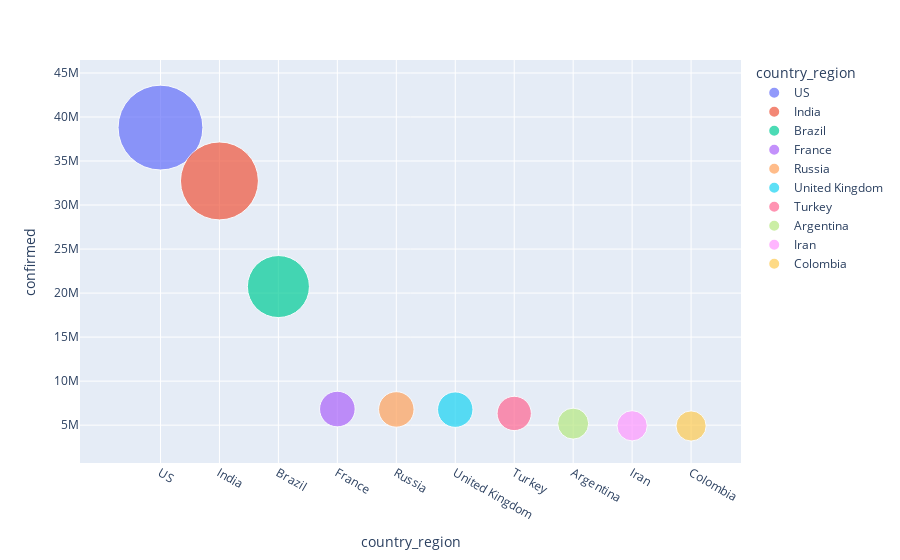

The notebook cell saved with this chart:
### Code cell
fig=px.scatter(Sorted_Country_df1.head(10),x='country_region',y='confirmed',size='confirmed',color='country_region',size_max=60,hover_name='country_region')
fig.show()

### Figure 1 — Plotly figure (JSON) as saved in the notebook; plotly's stock layout.template omitted (floating-point values rounded to 4 significant figures)
{"data": [{"hovertemplate": "<b>%{hovertext}</b><br><br>country_region=%{x}<br>confirmed=%{marker.size}<extra></extra>", "hovertext": ["US"], "legendgroup": "US", "marker": {"color": "#636efa", "size": [38796873], "sizemode": "area", "sizeref": 10780.0, "symbol": "circle"}, "mode": "markers", "name": "US", "orientation": "v", "showlegend": true, "type": "scatter", "x": ["US"], "xaxis": "x", "y": [38796873], "yaxis": "y"}, {"hovertemplate": "<b>%{hovertext}</b><br><br>country_region=%{x}<br>confirmed=%{marker.size}<extra></extra>", "hovertext": ["India"], "legendgroup": "India", "marker": {"color": "#EF553B", "size": [32737939], "sizemode": "area", "sizeref": 10780.0, "symbol": "circle"}, "mode": "markers", "name": "India", "orientation": "v", "showlegend": true, "type": "scatter", "x": ["India"], "xaxis": "x", "y": [32737939], "yaxis": "y"}, {"hovertemplate": "<b>%{hovertext}</b><br><br>country_region=%{x}<br>confirmed=%{marker.size}<extra></extra>", "hovertext": ["Brazil"], "legendgroup": "Brazil", "marker": {"color": "#00cc96", "size": [20741815], "sizemode": "area", "sizeref": 10780.0, "symbol": "circle"}, "mode": "markers", "name": "Brazil", "orientation": "v", "showlegend": true, "type": "scatter", "x": ["Brazil"], "xaxis": "x", "y": [20741815], "yaxis": "y"}, {"hovertemplate": "<b>%{hovertext}</b><br><br>country_region=%{x}<br>confirmed=%{marker.size}<extra></extra>", "hovertext": ["France"], "legendgroup": "France", "marker": {"color": "#ab63fa", "size": [6827146], "sizemode": "area", "sizeref": 10780.0, "symbol": "circle"}, "mode": "markers", "name": "France", "orientation": "v", "showlegend": true, "type": "scatter", "x": ["France"], "xaxis": "x", "y": [6827146], "yaxis": "y"}, {"hovertemplate": "<b>%{hovertext}</b><br><br>country_region=%{x}<br>confirmed=%{marker.size}<extra></extra>", "hovertext": ["Russia"], "legendgroup": "Russia", "marker": {"color": "#FFA15A", "size": [6785465], "sizemode": "area", "sizeref": 10780.0, "symbol": "circle"}, "mode": "markers", "name": "Russia", "orientation": "v", "showlegend": true, "type": "scatter", "x": ["Russia"], "xaxis": "x", "y": [6785465], "yaxis": "y"}, {"hovertemplate": "<b>%{hovertext}</b><br><br>country_region=%{x}<br>confirmed=%{marker.size}<extra></extra>", "hovertext": ["United Kingdom"], "legendgroup": "United Kingdom", "marker": {"color": "#19d3f3", "size": [6762904], "sizemode": "area", "sizeref": 10780.0, "symbol": "circle"}, "mode": "markers", "name": "United Kingdom", "orientation": "v", "showlegend": true, "type": "scatter", "x": ["United Kingdom"], "xaxis": "x", "y": [6762904], "yaxis": "y"}, {"hovertemplate": "<b>%{hovertext}</b><br><br>country_region=%{x}<br>confirmed=%{marker.size}<extra></extra>", "hovertext": ["Turkey"], "legendgroup": "Turkey", "marker": {"color": "#FF6692", "size": [6329519], "sizemode": "area", "sizeref": 10780.0, "symbol": "circle"}, "mode": "markers", "name": "Turkey", "orientation": "v", "showlegend": true, "type": "scatter", "x": ["Turkey"], "xaxis": "x", "y": [6329519], "yaxis": "y"}, {"hovertemplate": "<b>%{hovertext}</b><br><br>country_region=%{x}<br>confirmed=%{marker.size}<extra></extra>", "hovertext": ["Argentina"], "legendgroup": "Argentina", "marker": {"color": "#B6E880", "size": [5173531], "sizemode": "area", "sizeref": 10780.0, "symbol": "circle"}, "mode": "markers", "name": "Argentina", "orientation": "v", "showlegend": true, "type": "scatter", "x": ["Argentina"], "xaxis": "x", "y": [5173531], "yaxis": "y"}, {"hovertemplate": "<b>%{hovertext}</b><br><br>country_region=%{x}<br>confirmed=%{marker.size}<extra></extra>", "hovertext": ["Iran"], "legendgroup": "Iran", "marker": {"color": "#FF97FF", "size": [4926964], "sizemode": "area", "sizeref": 10780.0, "symbol": "circle"}, "mode": "markers", "name": "Iran", "orientation": "v", "showlegend": true, "type": "scatter", "x": ["Iran"], "xaxis": "x", "y": [4926964], "yaxis": "y"}, {"hovertemplate": "<b>%{hovertext}</b><br><br>country_region=%{x}<br>confirmed=%{marker.size}<extra></extra>", "hovertext": ["Colombia"], "legendgroup": "Colombia", "marker": {"color": "#FECB52", "size": [4905258], "sizemode": "area", "sizeref": 10780.0, "symbol": "circle"}, "mode": "markers", "name": "Colombia", "orientation": "v", "showlegend": true, "type": "scatter", "x": ["Colombia"], "xaxis": "x", "y": [4905258], "yaxis": "y"}], "layout": {"legend": {"itemsizing": "constant", "title": {"text": "country_region"}, "tracegroupgap": 0}, "margin": {"t": 60}, "xaxis": {"anchor": "y", "categoryarray": ["US", "India", "Brazil", "France", "Russia", "United Kingdom", "Turkey", "Argentina", "Iran", "Colombia"], "categoryorder": "array", "domain": [0, 1], "title": {"text": "country_region"}}, "yaxis": {"anchor": "x", "domain": [0, 1], "title": {"text": "confirmed"}}}}
